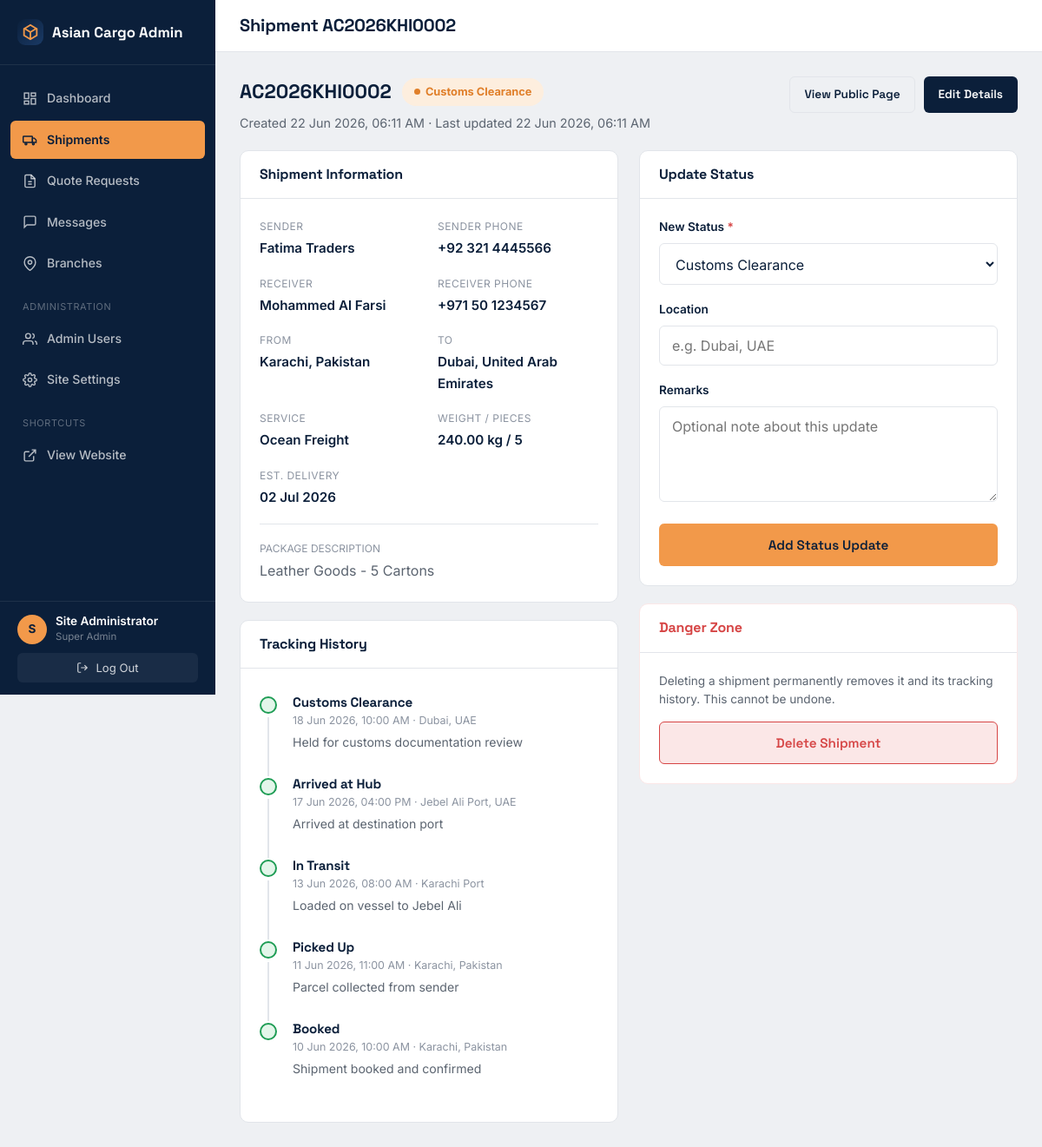
/admin/shipment_view.php?id=2 (signed in), run on the app's committed database.
### tables this page shows
CREATE TABLE IF NOT EXISTS shipments (
    id INT AUTO_INCREMENT PRIMARY KEY,
    tracking_number VARCHAR(30) NOT NULL UNIQUE,

     
    sender_name VARCHAR(150) NOT NULL,
    sender_phone VARCHAR(30) NOT NULL,
    sender_address VARCHAR(255) NULL,
    origin_city VARCHAR(100) NOT NULL,
    origin_country VARCHAR(100) NOT NULL DEFAULT 'Pakistan',

     
    receiver_name VARCHAR(150) NOT NULL,
    receiver_phone VARCHAR(30) NOT NULL,
    receiver_address VARCHAR(255) NULL,
    destination_city VARCHAR(100) NOT NULL,
    destination_country VARCHAR(100) NOT NULL,

     
    service_type ENUM('air_freight', 'ocean_freight', 'express_courier', 'road_freight') NOT NULL DEFAULT 'air_freight',
    package_description VARCHAR(255) NULL,
    weight_kg DECIMAL(10,2) NULL,
    pieces INT NOT NULL DEFAULT 1,

     
    status ENUM(
        'booked',
        'picked_up',
        'in_transit',
        'arrived_hub',
        'customs_clearance',
        'out_for_delivery',
        'delivered',
        'delayed',
        'exception'
    ) NOT NULL DEFAULT 'booked',

    estimated_delivery DATE NULL,
    created_by INT NULL,
    created_at DATETIME NOT NULL DEFAULT CURRENT_TIMESTAMP,
    updated_at DATETIME NOT NULL DEFAULT CURRENT_TIMESTAMP ON UPDATE CURRENT_TIMESTAMP,

    FOREIGN KEY (created_by) REFERENCES admins(id) ON DELETE SET NULL,
    INDEX idx_tracking (tracking_number),
    INDEX idx_status (status)
);

CREATE TABLE IF NOT EXISTS tracking_events (
    id INT AUTO_INCREMENT PRIMARY KEY,
    shipment_id INT NOT NULL,
    status ENUM(
        'booked',
        'picked_up',
        'in_transit',
        'arrived_hub',
        'customs_clearance',
        'out_for_delivery',
        'delivered',
        'delayed',
        'exception'
    ) NOT NULL,
    location VARCHAR(150) NULL,
    remarks VARCHAR(255) NULL,
    event_time DATETIME NOT NULL DEFAULT CURRENT_TIMESTAMP,
    created_by INT NULL,

    FOREIGN KEY (shipment_id) REFERENCES shipments(id) ON DELETE CASCADE,
    FOREIGN KEY (created_by) REFERENCES admins(id) ON DELETE SET NULL,
    INDEX idx_shipment (shipment_id)
);

### config/database.php (called while the page is built, shortened)
<?php
function getDB(): PDO
{
    static $pdo = null;
    if ($pdo === null) {
        try {
            $pdo = new PDO(
                'mysql:host=' . DB_HOST . ';dbname=' . DB_NAME . ';charset=utf8mb4',
                DB_USER,
                DB_PASS,
                [
                    PDO::ATTR_ERRMODE            => PDO::ERRMODE_EXCEPTION,
                    PDO::ATTR_DEFAULT_FETCH_MODE => PDO::FETCH_ASSOC,
                    PDO::ATTR_EMULATE_PREPARES   => false,
                ]
            );
        } catch (PDOException $e) {
            die('Database connection failed. Please check config/database.php — ' . $e->getMessage());
        }
    }
    return $pdo;
}

### admin/includes/auth.php (called while the page is built, shortened)
<?php
function currentAdmin(): array
{
    static $admin = null;
    if ($admin === null) {
        $stmt = getDB()->prepare('SELECT id, full_name, username, email, role FROM admins WHERE id = ?');
        $stmt->execute([$_SESSION['admin_id']]);
        $admin = $stmt->fetch();
    }
    return $admin;
}

### config/helpers.php (called while the page is built, shortened)
<?php
require_once __DIR__ . '/database.php';
function e(?string $value): string
{
    return htmlspecialchars($value ?? '', ENT_QUOTES, 'UTF-8');
}
function statusInfo(string $status): array
{
    $map = [
        'booked'             => ['label' => 'Booked',              'class' => 'status-booked'],
        'picked_up'          => ['label' => 'Picked Up',           'class' => 'status-transit'],
        'in_transit'         => ['label' => 'In Transit',          'class' => 'status-transit'],
        'arrived_hub'        => ['label' => 'Arrived at Hub',      'class' => 'status-transit'],
        'customs_clearance'  => ['label' => 'Customs Clearance',   'class' => 'status-warning'],
        'out_for_delivery'   => ['label' => 'Out for Delivery',    'class' => 'status-transit'],
        'delivered'          => ['label' => 'Delivered',           'class' => 'status-success'],
        'delayed'            => ['label' => 'Delayed',             'class' => 'status-warning'],
        'exception'          => ['label' => 'Exception',           'class' => 'status-danger'],
    ];
    return $map[$status] ?? ['label' => ucfirst($status), 'class' => 'status-booked'];
}
function statusSteps(): array
{
    return [
        'booked'            => 'Booked',
        'picked_up'         => 'Picked Up',
        'in_transit'        => 'In Transit',
        'arrived_hub'       => 'Arrived at Hub',
        'customs_clearance' => 'Customs Clearance',
        'out_for_delivery'  => 'Out for Delivery',
        'delivered'         => 'Delivered',
    ];
}
function serviceLabel(string $service): string
{
    $map = [
        'air_freight'     => 'Air Freight',
        'ocean_freight'   => 'Ocean Freight',
        'express_courier' => 'Express Courier',
        'road_freight'    => 'Road Freight',
    ];
    return $map[$service] ?? ucfirst(str_replace('_', ' ', $service));
}
function formatDate(?string $datetime, string $format = 'd M Y, h:i A'): string
{
    return date($format, strtotime($datetime));
}

### admin/shipment_view.php (the view, shortened to what this page needs)
<?php
require_once __DIR__ . '/includes/auth.php';
$db = getDB();
$id = (int) ($_GET['id'] ?? 0);
$stmt = $db->prepare('SELECT * FROM shipments WHERE id = ?');
$stmt->execute([$id]);
$shipment = $stmt->fetch();
$pageTitle = 'Shipment ' . $shipment['tracking_number'];
$activeNav = 'shipments';
$stmt = $db->prepare('SELECT * FROM tracking_events WHERE shipment_id = ? ORDER BY event_time DESC');
$stmt->execute([$id]);
$events = $stmt->fetchAll();
$info = statusInfo($shipment['status']);
include __DIR__ . '/includes/layout_header.php';
?>
<div style="display:flex; justify-content:space-between; align-items:flex-start; flex-wrap:wrap; gap:14px; margin-bottom:20px;">
  <div>
    <div style="display:flex; align-items:center; gap:12px; margin-bottom:6px;">
      <span class="track-number" style="font-size:1.4rem;"><?= e($shipment['tracking_number']) ?></span>
      <span class="status-pill <?= e($info['class']) ?>"><?= e($info['label']) ?></span>
    </div>
    <p style="margin:0; font-size:0.9rem;">Created <?= e(formatDate($shipment['created_at'])) ?> &middot; Last updated <?= e(formatDate($shipment['updated_at'])) ?></p>
  </div>
  <div style="display:flex; gap:10px;">
    <a href="/track.php?tracking_number=<?= urlencode($shipment['tracking_number']) ?>" target="_blank" class="btn btn-sm btn-outline" style="color:var(--navy-900); border-color:var(--slate-200);">View Public Page</a>
    <a href="/admin/shipment_form.php?id=<?= $id ?>" class="btn btn-sm btn-navy">Edit Details</a>
  </div>
</div>
<div class="why-grid" style="align-items:flex-start; gap:24px;">
  <div>
    <div class="admin-card" style="margin-bottom:20px;">
      <div class="admin-card-head"><h3>Shipment Information</h3></div>
      <div style="padding:22px;">
        <div class="track-meta-grid" style="grid-template-columns:repeat(2,1fr); row-gap:18px;">
          <div class="track-meta-item"><div class="label">Sender</div><div class="value"><?= e($shipment['sender_name']) ?></div></div>
          <div class="track-meta-item"><div class="label">Sender Phone</div><div class="value"><?= e($shipment['sender_phone']) ?></div></div>
          <div class="track-meta-item"><div class="label">Receiver</div><div class="value"><?= e($shipment['receiver_name']) ?></div></div>
          <div class="track-meta-item"><div class="label">Receiver Phone</div><div class="value"><?= e($shipment['receiver_phone']) ?></div></div>
          <div class="track-meta-item"><div class="label">From</div><div class="value"><?= e($shipment['origin_city']) ?>, <?= e($shipment['origin_country']) ?></div></div>
          <div class="track-meta-item"><div class="label">To</div><div class="value"><?= e($shipment['destination_city']) ?>, <?= e($shipment['destination_country']) ?></div></div>
          <div class="track-meta-item"><div class="label">Service</div><div class="value"><?= e(serviceLabel($shipment['service_type'])) ?></div></div>
          <div class="track-meta-item"><div class="label">Weight / Pieces</div><div class="value"><?= $shipment['weight_kg'] ? e($shipment['weight_kg']) . ' kg' : '—' ?> / <?= e($shipment['pieces']) ?></div></div>
          <div class="track-meta-item"><div class="label">Est. Delivery</div><div class="value"><?= $shipment['estimated_delivery'] ? e(formatDate($shipment['estimated_delivery'], 'd M Y')) : 'TBA' ?></div></div>
        </div>
        <?php if ($shipment['package_description']): ?>
        <div style="margin-top:18px; padding-top:18px; border-top:1px solid var(--slate-200);">
          <div class="label" style="font-size:0.75rem; color:var(--slate-400); text-transform:uppercase; margin-bottom:4px;">Package Description</div>
          <p style="margin:0;"><?= e($shipment['package_description']) ?></p>
        </div>
        <?php endif; ?>
      </div>
    </div>
    <div class="admin-card">
      <div class="admin-card-head"><h3>Tracking History</h3></div>
      <div style="padding:22px;">
        <div class="timeline">
          <?php foreach ($events as $event): $eInfo = statusInfo($event['status']); ?>
          <div class="timeline-item">
            <div class="timeline-dot"></div>
            <div class="timeline-content">
              <h4><?= e($eInfo['label']) ?></h4>
              <div class="timeline-time"><?= e(formatDate($event['event_time'])) ?> <?= $event['location'] ? '· ' . e($event['location']) : '' ?></div>
              <?php if ($event['remarks']): ?><p><?= e($event['remarks']) ?></p><?php endif; ?>
            </div>
          </div>
          <?php endforeach; ?>
        </div>
      </div>
    </div>
  </div>
  <div>
    <div class="admin-card" style="margin-bottom:20px;">
      <div class="admin-card-head"><h3>Update Status</h3></div>
      <form method="post" style="padding:22px;">
        <div class="form-group">
          <label>New Status <span class="req">*</span></label>
          <select name="status" class="form-control" required>
            <?php foreach (statusSteps() + ['delayed' => 'Delayed', 'exception' => 'Exception'] as $key => $label): ?>
            <option value="<?= e($key) ?>" <?= $shipment['status'] === $key ? 'selected' : '' ?>><?= e($label) ?></option>
            <?php endforeach; ?>
          </select>
        </div>
        <div class="form-group">
          <label>Location</label>
          <input type="text" name="location" class="form-control" placeholder="e.g. Dubai, UAE">
        </div>
        <div class="form-group">
          <label>Remarks</label>
          <textarea name="remarks" class="form-control" placeholder="Optional note about this update"></textarea>
        </div>
        <button type="submit" class="btn btn-primary btn-block">Add Status Update</button>
      </form>
    </div>
    <div class="admin-card" style="border-color:var(--red-100);">
      <div class="admin-card-head"><h3 style="color:var(--red-600);">Danger Zone</h3></div>
      <div style="padding:22px;">
        <p style="font-size:0.85rem;">Deleting a shipment permanently removes it and its tracking history. This cannot be undone.</p>
        <form method="post" onsubmit="return confirm('Are you sure you want to permanently delete this shipment? This cannot be undone.');">
          <button type="submit" class="btn btn-block" style="background:var(--red-100); color:var(--red-600); border:1px solid var(--red-600);">Delete Shipment</button>
        </form>
      </div>
    </div>
  </div>
</div>
<?php include __DIR__ . '/includes/layout_footer.php'; ?>

### admin/includes/layout_header.php (shortened to what this page needs)
<?php
$admin = currentAdmin();
$activeNav = $activeNav ?? '';
?>
<!DOCTYPE html>
<html lang="en">
<head>
<link rel="stylesheet" href="/css/style.css">
<link rel="stylesheet" href="/css/admin.css">
</head>
<body class="admin-body">
<div class="admin-shell">
  <aside class="admin-sidebar" id="adminSidebar">
    <div class="admin-logo">
      <span class="logo-mark" style="width:30px;height:30px;">
        <svg viewBox="0 0 24 24" fill="none" stroke="#F2994A" stroke-width="2"><path d="M20 8l-8-5-8 5v8l8 5 8-5V8z"/><path d="M12 12l8-5M12 12v9M12 12L4 7"/></svg>
      </span>
      Asian Cargo Admin
    </div>
    <nav class="admin-nav">
      <a href="/admin/" class="<?= $activeNav === 'dashboard' ? 'active' : '' ?>">
        <svg viewBox="0 0 24 24" fill="none" stroke="currentColor" stroke-width="2"><rect x="3" y="3" width="7" height="9"/><rect x="14" y="3" width="7" height="5"/><rect x="14" y="12" width="7" height="9"/><rect x="3" y="16" width="7" height="5"/></svg>
        Dashboard
      </a>
      <a href="/admin/shipments.php" class="<?= $activeNav === 'shipments' ? 'active' : '' ?>">
        <svg viewBox="0 0 24 24" fill="none" stroke="currentColor" stroke-width="2"><rect x="1" y="7" width="15" height="10" rx="1"/><path d="M16 10h3l3 3v4h-6z"/><circle cx="5.5" cy="19.5" r="1.5"/><circle cx="17.5" cy="19.5" r="1.5"/></svg>
        Shipments
      </a>
      <a href="/admin/quotes.php" class="<?= $activeNav === 'quotes' ? 'active' : '' ?>">
        <svg viewBox="0 0 24 24" fill="none" stroke="currentColor" stroke-width="2"><path d="M14 2H6a2 2 0 0 0-2 2v16a2 2 0 0 0 2 2h12a2 2 0 0 0 2-2V8z"/><path d="M14 2v6h6M9 13h6M9 17h6"/></svg>
        Quote Requests
      </a>
      <a href="/admin/messages.php" class="<?= $activeNav === 'messages' ? 'active' : '' ?>">
        <svg viewBox="0 0 24 24" fill="none" stroke="currentColor" stroke-width="2"><path d="M21 15a2 2 0 0 1-2 2H7l-4 4V5a2 2 0 0 1 2-2h14a2 2 0 0 1 2 2z"/></svg>
        Messages
      </a>
      <a href="/admin/branches.php" class="<?= $activeNav === 'branches' ? 'active' : '' ?>">
        <svg viewBox="0 0 24 24" fill="none" stroke="currentColor" stroke-width="2"><path d="M21 10c0 7-9 13-9 13s-9-6-9-13a9 9 0 0 1 18 0z"/><circle cx="12" cy="10" r="3"/></svg>
        Branches
      </a>
      <?php if ($admin['role'] === 'super_admin'): ?>
      <div class="nav-section-label">Administration</div>
      <a href="/admin/admins.php" class="<?= $activeNav === 'admins' ? 'active' : '' ?>">
        <svg viewBox="0 0 24 24" fill="none" stroke="currentColor" stroke-width="2"><path d="M17 21v-2a4 4 0 0 0-4-4H5a4 4 0 0 0-4 4v2"/><circle cx="9" cy="7" r="4"/><path d="M23 21v-2a4 4 0 0 0-3-3.87M16 3.13a4 4 0 0 1 0 7.75"/></svg>
        Admin Users
      </a>
      <a href="/admin/settings.php" class="<?= $activeNav === 'settings' ? 'active' : '' ?>">
        Site Settings
      </a>
      <?php endif; ?>
      <div class="nav-section-label">Shortcuts</div>
      <a href="/" target="_blank">
        <svg viewBox="0 0 24 24" fill="none" stroke="currentColor" stroke-width="2"><path d="M18 13v6a2 2 0 0 1-2 2H5a2 2 0 0 1-2-2V8a2 2 0 0 1 2-2h6"/><path d="M15 3h6v6M10 14 21 3"/></svg>
        View Website
      </a>
    </nav>
    <div class="admin-sidebar-footer">
      <div class="admin-user">
        <div class="admin-avatar"><?= e(strtoupper(substr($admin['full_name'], 0, 1))) ?></div>
        <div>
          <div class="name"><?= e($admin['full_name']) ?></div>
          <div class="role"><?= e(str_replace('_', ' ', $admin['role'])) ?></div>
        </div>
      </div>
      <form action="/admin/logout.php" method="post">
        <button type="submit" class="admin-logout">
          <svg width="14" height="14" viewBox="0 0 24 24" fill="none" stroke="currentColor" stroke-width="2"><path d="M9 21H5a2 2 0 0 1-2-2V5a2 2 0 0 1 2-2h4"/><path d="M16 17l5-5-5-5M21 12H9"/></svg>
          Log Out
        </button>
      </form>
    </div>
  </aside>
  <main class="admin-main">
    <div class="admin-topbar">
      <div style="display:flex; align-items:center; gap:14px;">
        <h1><?= e($pageTitle ?? 'Dashboard') ?></h1>
      </div>
    </div>
    <div class="admin-content">

### data on the page
shipments: tracking_number "Shipment AC2026KHI0002", tracking_number "AC2026KHI0002", status "Customs Clearance", created_at "22 Jun 2026, 06:11 AM", updated_at "22 Jun 2026, 06:11 AM", sender_name "Fatima Traders", sender_phone "+92 321 4445566", receiver_name "Mohammed Al Farsi", receiver_phone "+971 50 1234567", origin_city "Karachi", origin_country "Pakistan", destination_city "Dubai", destination_country "United Arab Emirates", service_type "Ocean Freight", weight_kg "240.00", pieces "5", estimated_delivery "02 Jul 2026", package_description "Leather Goods - 5 Cartons"
tracking_events: status "Customs Clearance", event_time "18 Jun 2026, 10:00 AM", location "Dubai, UAE", remarks "Held for customs documentation review"
tracking_events: status "Arrived at Hub", event_time "17 Jun 2026, 04:00 PM", location "Jebel Ali Port, UAE", remarks "Arrived at destination port"
tracking_events: status "In Transit", event_time "13 Jun 2026, 08:00 AM", location "Karachi Port", remarks "Loaded on vessel to Jebel Ali"
tracking_events: status "Picked Up", event_time "11 Jun 2026, 11:00 AM", location "Karachi, Pakistan", remarks "Parcel collected from sender"
tracking_events: status "Booked", event_time "10 Jun 2026, 10:00 AM", location "Karachi, Pakistan", remarks "Shipment booked and confirmed"

### other printed values
substr($admin['full_name'], 0, 1) "S"
$admin['full_name'] "Site Administrator"
str_replace('_', ' ', $admin['role']) "Super Admin"
